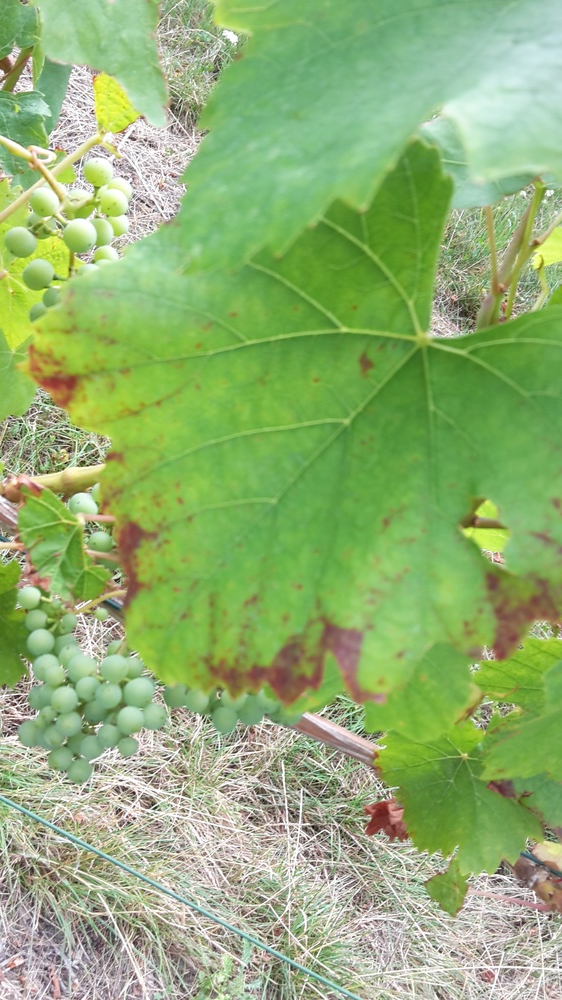
#> input picture ImagePreprocessing/example.jpg, 562 x 1000 px, shrunk from 1836 x 3264 before the run
$ python cascade.py
#> lines starting #> are read from the running program, lines starting #| are printed output that depends on the picture; after the words box and inside, x2 and y2 are one past the last pixel; in counts of white or black regions, pixels touching at a corner belong together
# -*- coding: utf-8 -*-


import numpy as np
import cv2

cascade = cv2.CascadeClassifier('cascade.xml') # lesen des Classifiers


img = cv2.imread('example.jpg') # lesen des Bildes
#> img is the input picture: shape (1000, 562, 3); mean B, G, R 115.1, 175.9, 144.7
gray = cv2.cvtColor(img, cv2.COLOR_BGR2GRAY) # konvertieren in Schwarz-Weiß
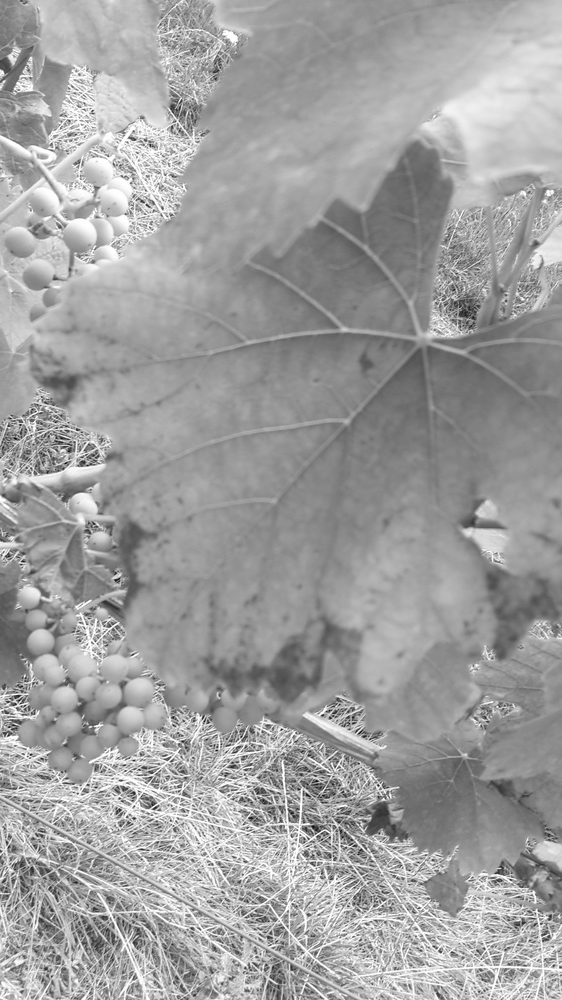
#> gray: shape (1000, 562); min 1, max 255, mean 159.6


leaf = cascade.detectMultiScale(gray, 50, 6) # mit Grenzwerten auf dem Schwarz-Weiß Bild nach Blatt suchen
#> leaf = 26 rows, first 6: [141, 104, 34, 34], [1, 37, 34, 34], [9, 64, 34, 34], [14, 89, 34, 34], [79, 147, 34, 34], [62, 177, 34, 34]

areas = [w*h for x,y,w,h in leaf] # Angaben der Möglichen Bereichen
#> areas = 26 values from 1156 to 1156
i_biggest = np.argmax(areas)  # nur der größte Bereich ist für uns interessant
#> i_biggest = 0
biggest = leaf[i_biggest]
#> biggest = [141, 104, 34, 34]

img = cv2.rectangle(img,(biggest[0],biggest[1]),((biggest[0]+biggest[2]),(biggest[1]+biggest[3])),(255,0,255),10)   #Rahmen um den Bereich zur visualisierung
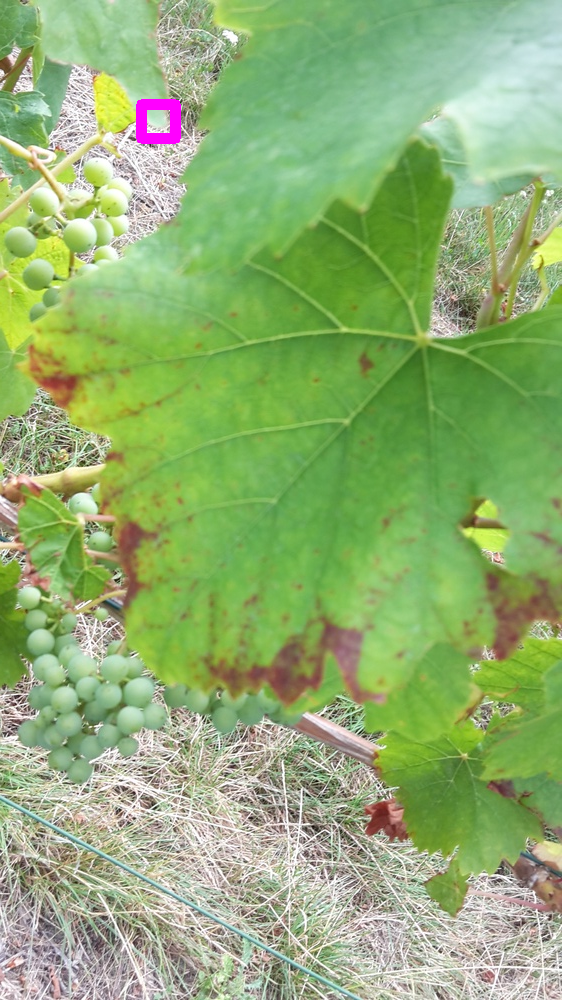
#> img: shape (1000, 562, 3); 0.26% of pixels changed, all inside (x1, y1, x2, y2) = (136, 99, 181, 144)

cv2.imshow("result", img[biggest[1]:biggest[1]+biggest[2], biggest[0]:biggest[0]+biggest[3]])  # Bild anzeigen
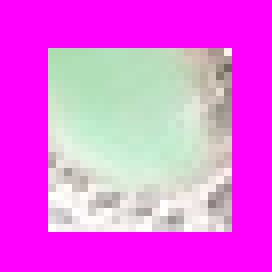
#> window 'result': shape (34, 34, 3) (shown 8 times larger); mean B, G, R 230.9, 100.4, 231.8
cv2.imwrite('exampleHaarCascade.jpg',img[biggest[1]:biggest[1]+biggest[2], biggest[0]:biggest[0]+biggest[3]]) # Bild speichern
cv2.waitKey(0) # clean up
cv2.destroyAllWindows()
